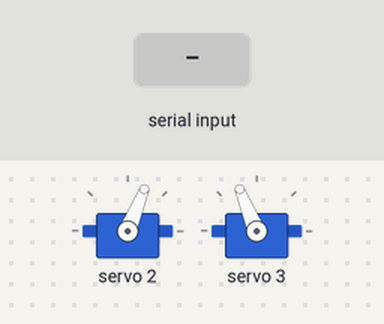
A sketch run on a simulated Arduino Uno, built for the host (arithmetic inside an expression is 32-bit, double 64-bit). Shown: 2 × servo. Wiring (inferred from the names in the program): PCA9685 PWM driver at I2C address 0x40. The test bench sets the inputs (shaded band). What the sketch prints to the serial monitor is not drawn.

Above: at 1.7 s.
1.8 s: "g" received over Serial
At 2.03 s:
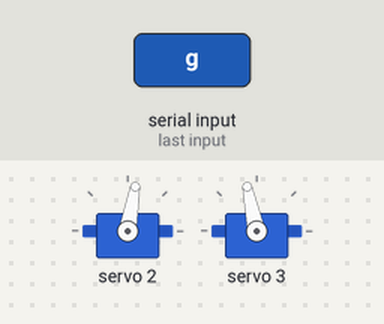
4.8 s: "p" received over Serial
6.3 s: "v" received over Serial
Timing chart, 0 to 9.3 s (numbered marks = the images above; inputs shaded):
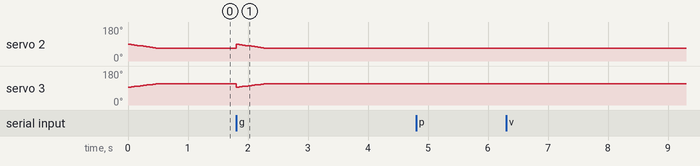

The sketch:

picker-destrabe.ino
```cpp
/*
  Picker con destrabe automático: los dos servos SG90 modificados a 360°
  (PCA9685 canal 2 = izquierdo, canal 3 = derecho) giran recolectando y, si
  una canica traba el aspa, hacen empujones (atrás y de nuevo adelante).

  Cómo detecta el trabado: los servos están colgados del 5V del Mega, y un
  servo trabado consume más y hunde esos 5 V. El Mega mide su propia
  alimentación (Vcc) contra su referencia interna de 1.1 V. Medido el
  2026-11-03: frenados ~4870 mV, girando libres ~4570 mV, uno trabado
  ~3960 mV. Con los servos alimentados aparte (XL4015) esto NO detecta nada:
  ahí hace falta un sensor de corriente (INA219).

  Funcionamiento:
    1. Arranque suave y espera MS_ASENTAR.
    2. Aprende la tensión normal girando libre durante MS_APRENDER (si hay
       una canica trabada en ese momento, la base sale mal: mandar 'g').
    3. Si la tensión queda UMBRAL_MV por debajo de la base durante
       MS_TRABADO, hace un intento de destrabe: durante MS_INTENTO oscila
       rápido (MS_OSC_ATRAS para atrás, MS_OSC_ADELANTE para adelante). Los
       retrocesos son cortos y el empuje un poco más largo, para sacudir la
       canica sin que se escape para afuera de la rampa.
    4. Si se traba MAX_INTENTOS veces seguidas (sin MS_RESET_INTENTOS de
       giro libre entre medio), frena para no quemar el servo.
  Además revisa cada MS_CHEQUEO_PCA si el PCA9685 se reinició (por una caída
  de tensión arranca dormido y deja de mandar pulsos) y lo reconfigura.

  Por el monitor serie (9600):
    'g' -> arranca (o rearranca tras un bloqueo) y vuelve a aprender la base
    'p' -> frena
    'v' -> muestra / oculta la tensión cada 200 ms
*/

#include <Wire.h>
#include <Adafruit_PWMServoDriver.h>

const uint8_t NUM_SERVOS = 2;
const uint8_t CANAL[NUM_SERVOS] = {2, 3};
const uint16_t NEUTRO[NUM_SERVOS] = {1485, 1500};
// 1 = recolecta con pulsos bajos, -1 = con pulsos altos
const int8_t SENTIDO[NUM_SERVOS] = {1, -1};
// Distancia al neutro (igual que picker-girando)
const uint16_t VEL_US[NUM_SERVOS] = {240, 200};
const uint8_t PASOS_ARRANQUE = 10;
const uint8_t MS_POR_PASO = 50;

const uint16_t MS_ASENTAR = 300;
const uint16_t MS_APRENDER = 1000;
const uint16_t UMBRAL_MV = 300;
const uint16_t MS_TRABADO = 200;
const uint16_t MS_INTENTO = 1000;
const uint16_t MS_OSC_ATRAS = 80;
const uint16_t MS_OSC_ADELANTE = 120;
// Al terminar de oscilar el servo acelera y también hunde la tensión:
// durante este tiempo no se mira
const uint16_t MS_GRACIA = 500;
const uint8_t MAX_INTENTOS = 3;
const uint16_t MS_RESET_INTENTOS = 3000;
const uint16_t MS_VENTANA = 20;
const uint16_t MS_CHEQUEO_PCA = 500;
const uint16_t MS_VERBOSE = 200;

const uint8_t DIR_PCA = 0x40;
const uint8_t PCA_MODE1 = 0x00;
const uint8_t PCA_SLEEP = 0x10;

// Calibración típica de la referencia interna (1.1 V * 1023 * 1000)
const uint32_t REF_INTERNA = 1125300UL;

enum Estado : uint8_t { FRENADO, APRENDIENDO, GIRANDO, OSCILANDO, GRACIA, BLOQUEADO };

Adafruit_PWMServoDriver pca;

Estado estado = FRENADO;
uint32_t tEstado = 0;
uint16_t baseMv = 0;
uint32_t sumaAprendizaje = 0;
uint16_t nAprendizaje = 0;
uint32_t tBajo = 0;  // desde cuándo está por debajo del umbral (0 = no lo está)
uint8_t intentos = 0;
uint32_t tUltimoDestrabe = 0;
int8_t dirOscilacion = 1;  // hacia dónde va ahora la oscilación
uint32_t tFase = 0;        // desde cuándo va en esa dirección
bool verbose = false;

uint16_t leerVccMv() {
  // Canal del ADC = referencia interna de 1.1 V, medida contra AVcc
  ADMUX = _BV(REFS0) | _BV(MUX4) | _BV(MUX3) | _BV(MUX2) | _BV(MUX1);
  ADCSRB &= ~_BV(MUX5);
  delayMicroseconds(300);
  ADCSRA |= _BV(ADSC);
  while (bit_is_set(ADCSRA, ADSC)) {
  }
  return REF_INTERNA / ADC;
}

void configurarPca() {
  pca.begin();
  pca.setOscillatorFrequency(27000000);
  pca.setPWMFreq(50);
}

// 0xFF = el PCA no responde
uint8_t leerModo1() {
  Wire.beginTransmission(DIR_PCA);
  Wire.write(PCA_MODE1);
  if (Wire.endTransmission() != 0) {
    return 0xFF;
  }
  Wire.requestFrom(DIR_PCA, (uint8_t)1);
  return Wire.available() ? Wire.read() : 0xFF;
}

// dir: 1 = recolectar, -1 = atrás. escala de 1 a PASOS_ARRANQUE.
void mandarPulsos(int8_t dir, uint8_t escala = PASOS_ARRANQUE) {
  for (uint8_t k = 0; k < NUM_SERVOS; k++) {
    int16_t vel = (int32_t)VEL_US[k] * escala / PASOS_ARRANQUE;
    pca.writeMicroseconds(CANAL[k], NEUTRO[k] - dir * SENTIDO[k] * vel);
  }
}

void cambiarEstado(Estado nuevo) {
  estado = nuevo;
  tEstado = millis();
}

void arrancar() {
  for (uint8_t paso = 1; paso <= PASOS_ARRANQUE; paso++) {
    mandarPulsos(1, paso);
    delay(MS_POR_PASO);
  }
  sumaAprendizaje = 0;
  nAprendizaje = 0;
  intentos = 0;
  tBajo = 0;
  cambiarEstado(APRENDIENDO);
  Serial.println(F("Picker girando, aprendiendo la tensión normal..."));
}

void frenar(Estado nuevo) {
  for (uint8_t k = 0; k < NUM_SERVOS; k++) {
    pca.setPWM(CANAL[k], 0, 0);
  }
  cambiarEstado(nuevo);
}

void trabado(uint16_t mv) {
  Serial.print(F("Trabado: "));
  Serial.print(mv);
  Serial.print(F(" mV (base "));
  Serial.print(baseMv);
  Serial.println(F(")"));
  if (intentos >= MAX_INTENTOS) {
    frenar(BLOQUEADO);
    Serial.println(F("Sigue trabado después de los empujones: frenado. Destrabalo a mano y mandá 'g'"));
    return;
  }
  intentos++;
  tUltimoDestrabe = millis();
  Serial.print(F("Destrabe "));
  Serial.print(intentos);
  Serial.print(F("/"));
  Serial.println(MAX_INTENTOS);
  dirOscilacion = -1;
  mandarPulsos(dirOscilacion);
  tFase = millis();
  cambiarEstado(OSCILANDO);
}

void procesar(uint16_t mv) {
  uint32_t ahora = millis();
  switch (estado) {
    case APRENDIENDO:
      if (ahora - tEstado < MS_ASENTAR) {
        return;
      }
      sumaAprendizaje += mv;
      nAprendizaje++;
      if (ahora - tEstado >= MS_ASENTAR + MS_APRENDER) {
        baseMv = sumaAprendizaje / nAprendizaje;
        Serial.print(F("Base aprendida: "));
        Serial.print(baseMv);
        Serial.print(F(" mV, trabado por debajo de "));
        Serial.print(baseMv - UMBRAL_MV);
        Serial.println(F(" mV"));
        cambiarEstado(GIRANDO);
      }
      break;
    case GIRANDO:
      if (intentos > 0 && ahora - tUltimoDestrabe >= MS_RESET_INTENTOS) {
        intentos = 0;
      }
      if (mv < baseMv - UMBRAL_MV) {
        if (tBajo == 0) {
          tBajo = ahora;
        } else if (ahora - tBajo >= MS_TRABADO) {
          tBajo = 0;
          trabado(mv);
        }
      } else {
        tBajo = 0;
      }
      break;
    case OSCILANDO:
      if (ahora - tEstado >= MS_INTENTO) {
        mandarPulsos(1);
        cambiarEstado(GRACIA);
      } else if (ahora - tFase >= (dirOscilacion < 0 ? MS_OSC_ATRAS : MS_OSC_ADELANTE)) {
        dirOscilacion = -dirOscilacion;
        mandarPulsos(dirOscilacion);
        tFase = ahora;
      }
      break;
    case GRACIA:
      if (ahora - tEstado >= MS_GRACIA) {
        tBajo = 0;
        cambiarEstado(GIRANDO);
      }
      break;
    case FRENADO:
    case BLOQUEADO:
      break;
  }
}

void revisarPca() {
  uint8_t modo1 = leerModo1();
  if (modo1 == 0xFF || !(modo1 & PCA_SLEEP)) {
    return;
  }
  configurarPca();
  if (estado == OSCILANDO) {
    mandarPulsos(dirOscilacion);
  } else if (estado != FRENADO && estado != BLOQUEADO) {
    mandarPulsos(1);
  }
  Serial.println(F("El PCA9685 se había reiniciado: reconfigurado"));
}

void setup() {
  Serial.begin(9600);
  configurarPca();
  leerVccMv();  // la primera lectura tras cambiar de canal sale mal
  arrancar();
}

void loop() {
  static uint32_t tVentana = 0;
  static uint32_t tChequeoPca = 0;
  static uint32_t tVerbose = 0;
  static uint32_t suma = 0;
  static uint16_t n = 0;

  suma += leerVccMv();
  n++;
  uint32_t ahora = millis();
  if (ahora - tVentana >= MS_VENTANA) {
    uint16_t mv = suma / n;
    procesar(mv);
    if (verbose && ahora - tVerbose >= MS_VERBOSE) {
      tVerbose = ahora;
      Serial.print(F("vcc "));
      Serial.println(mv);
    }
    tVentana = ahora;
    suma = 0;
    n = 0;
  }

  if (ahora - tChequeoPca >= MS_CHEQUEO_PCA) {
    tChequeoPca = ahora;
    revisarPca();
  }

  if (Serial.available()) {
    switch (Serial.read()) {
      case 'g': arrancar(); break;
      case 'p':
        frenar(FRENADO);
        Serial.println(F("Picker frenado"));
        break;
      case 'v': verbose = !verbose; break;
    }
  }
}
```

Measured:
- after the input at 4.8 s, every drawn part: stays the same
- after the input at 6.3 s, every drawn part: stays the same
